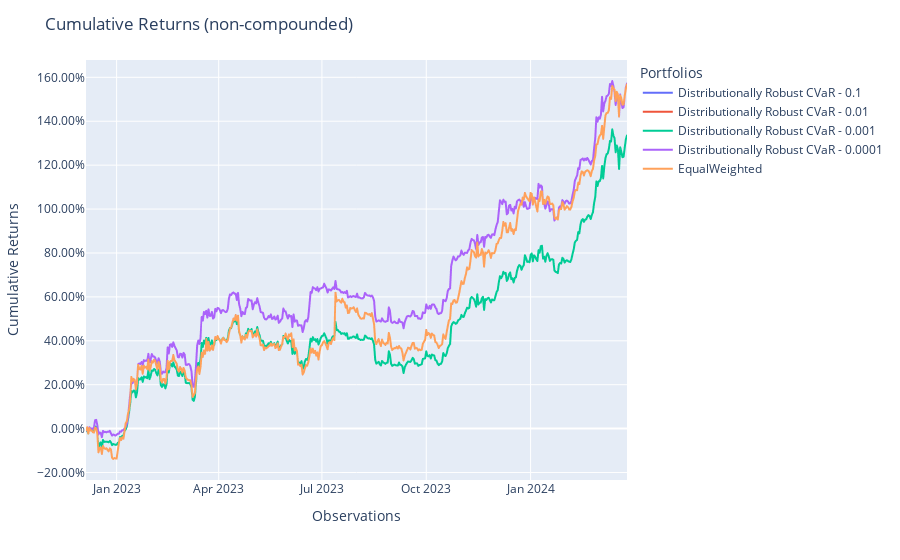

Here is the notebook cell this chart was saved with:
### Code cell
# Distributionally Robust CVaR
model1 = skfolio.optimization.DistributionallyRobustCVaR(
    wasserstein_ball_radius=0.1,
    portfolio_params=dict(name="Distributionally Robust CVaR - 0.1"),
)
model1.fit(X_train)

model2 = skfolio.optimization.DistributionallyRobustCVaR(
    wasserstein_ball_radius=0.01,
    portfolio_params=dict(name="Distributionally Robust CVaR - 0.01"),
)
model2.fit(X_train)

model3 = skfolio.optimization.DistributionallyRobustCVaR(
    wasserstein_ball_radius=0.001,
    portfolio_params=dict(name="Distributionally Robust CVaR - 0.001"),
)
model3.fit(X_train)

model4 = skfolio.optimization.DistributionallyRobustCVaR(
    wasserstein_ball_radius=0.0001,
    portfolio_params=dict(name="Distributionally Robust CVaR - 0.0001"),
)
model4.fit(X_train)
bench = skfolio.optimization.EqualWeighted()
bench.fit(X_train)
ptf_bench_test  = bench.predict(X_test)
ptf_model1_test = model1.predict(X_test)
ptf_model2_test = model2.predict(X_test)
ptf_model3_test = model3.predict(X_test)
ptf_model4_test = model4.predict(X_test)
population = skfolio.Population(
    [ptf_model1_test, ptf_model2_test, ptf_model3_test, ptf_model4_test, ptf_bench_test]
)
population.plot_cumulative_returns()

### Figure 1 — Plotly figure (JSON) as saved in the notebook; plotly's stock layout.template omitted (floating-point values rounded to 4 significant figures; data arrays with more than 128 entries replaced by an {"elided": "..."} marker saying what was removed)
{"data": [{"hovertemplate": "variable=Distributionally Robust CVaR - 0.1<br>index=%{x}<br>value=%{y}<extra></extra>", "legendgroup": "Distributionally Robust CVaR - 0.1", "line": {"color": "#636efa", "dash": "solid"}, "marker": {"symbol": "circle"}, "mode": "lines", "name": "Distributionally Robust CVaR - 0.1", "showlegend": true, "type": "scattergl", "x": {"elided": "478 str values"}, "xaxis": "x", "y": {"elided": "478 float values"}, "yaxis": "y"}, {"hovertemplate": "variable=Distributionally Robust CVaR - 0.01<br>index=%{x}<br>value=%{y}<extra></extra>", "legendgroup": "Distributionally Robust CVaR - 0.01", "line": {"color": "#EF553B", "dash": "solid"}, "marker": {"symbol": "circle"}, "mode": "lines", "name": "Distributionally Robust CVaR - 0.01", "showlegend": true, "type": "scattergl", "x": {"elided": "478 str values"}, "xaxis": "x", "y": {"elided": "478 float values"}, "yaxis": "y"}, {"hovertemplate": "variable=Distributionally Robust CVaR - 0.001<br>index=%{x}<br>value=%{y}<extra></extra>", "legendgroup": "Distributionally Robust CVaR - 0.001", "line": {"color": "#00cc96", "dash": "solid"}, "marker": {"symbol": "circle"}, "mode": "lines", "name": "Distributionally Robust CVaR - 0.001", "showlegend": true, "type": "scattergl", "x": {"elided": "478 str values"}, "xaxis": "x", "y": {"elided": "478 float values"}, "yaxis": "y"}, {"hovertemplate": "variable=Distributionally Robust CVaR - 0.0001<br>index=%{x}<br>value=%{y}<extra></extra>", "legendgroup": "Distributionally Robust CVaR - 0.0001", "line": {"color": "#ab63fa", "dash": "solid"}, "marker": {"symbol": "circle"}, "mode": "lines", "name": "Distributionally Robust CVaR - 0.0001", "showlegend": true, "type": "scattergl", "x": {"elided": "478 str values"}, "xaxis": "x", "y": {"elided": "478 float values"}, "yaxis": "y"}, {"hovertemplate": "variable=EqualWeighted<br>index=%{x}<br>value=%{y}<extra></extra>", "legendgroup": "EqualWeighted", "line": {"color": "#FFA15A", "dash": "solid"}, "marker": {"symbol": "circle"}, "mode": "lines", "name": "EqualWeighted", "showlegend": true, "type": "scattergl", "x": {"elided": "478 str values"}, "xaxis": "x", "y": {"elided": "478 float values"}, "yaxis": "y"}], "layout": {"legend": {"title": {"text": "Portfolios"}, "tracegroupgap": 0}, "margin": {"t": 60}, "title": {"text": "Cumulative Returns (non-compounded)"}, "xaxis": {"anchor": "y", "domain": [0, 1], "title": {"text": "Observations"}}, "yaxis": {"anchor": "x", "domain": [0, 1], "tickformat": ".2%", "title": {"text": "Cumulative Returns"}}}}
